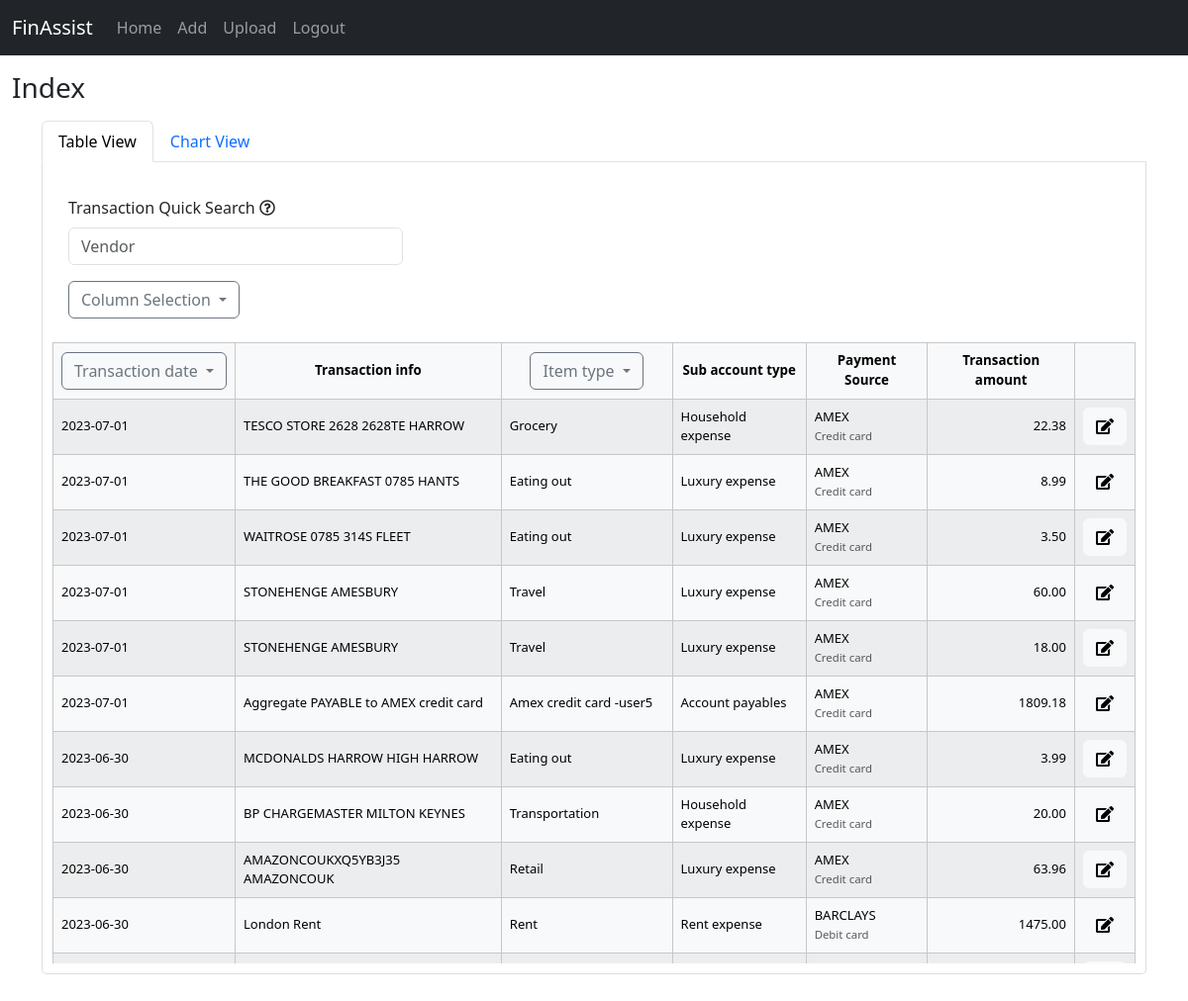
Page / (signed in) on the committed database.
### tables this page shows
CREATE TABLE transactions (
    id INTEGER PRIMARY KEY AUTOINCREMENT,
    file_id INTEGER NOT NULL,
    transaction_date DATE NOT NULL,
    transaction_info TEXT NOT NULL,
    transaction_amount REAL NOT NULL,
    sub_account_item_id INTEGER,
    publish TEXT,
    FOREIGN KEY (file_id) REFERENCES files (id),
    FOREIGN KEY (sub_account_item_id) REFERENCES sub_account_items (id)
);

CREATE TABLE sub_account_items (
    id INTEGER PRIMARY KEY AUTOINCREMENT,
    item_type TEXT NOT NULL,
    sub_account_type TEXT NOT NULL,
    balance_sheet_account_type TEXT NOT NULL,
    source INTEGER NOT NULL
);

CREATE TABLE files (
    id INTEGER PRIMARY KEY AUTOINCREMENT,
    filename TEXT NOT NULL,
    log_session_id INTEGER NOT NULL,
    card_provider TEXT NOT NULL,
    card_type TEXT NOT NULL,
    upload_date DATETIME DEFAULT CURRENT_TIMESTAMP,
    FOREIGN KEY (log_session_id) REFERENCES log_sessions (id)
);

### finassist_f/dataman.py (the view)
@bp.route('/')
@login_required
def index():
    db = get_db()
    transactions = db.execute(
        'SELECT files.id AS file_id, filename, card_provider, card_type, '
        ' transactions.id AS transaction_id, transaction_date, transaction_info, transaction_amount, publish,'
        ' item_type, sub_account_type, balance_sheet_account_type'
        ' FROM transactions JOIN files ON transactions.file_id = files.id '
        ' JOIN sub_account_items ON transactions.sub_account_item_id = sub_account_items.id'
        ' JOIN log_sessions ON files.log_session_id = log_sessions.id'
        ' JOIN users ON log_sessions.user_id = users.id'
        ' WHERE users.id = ?'
        ' AND publish = ?'
        ' ORDER BY transaction_date DESC'
        , (g.user['id'], 'published')
    ).fetchall()
    all_types = db.execute(
        'SELECT item_type FROM sub_account_items WHERE source = 0'
        ' UNION SELECT item_type FROM sub_account_items WHERE source = ?', (g.user['id'],)
    ).fetchall()
    all_item_types = []
    for row in all_types:
        all_item_types.append(row[0])
    if transactions is None:
        flash('NO UPLOADED TRANSACTIONS')
        return render_template('dataman/index.html')
    print('ok')
    return render_template('dataman/index.html', transactions=transactions, table_headers=TABLE_HEADERS, all_item_types=all_item_types)

### finassist_f/auth.py (called while the page is built)
@bp.before_app_request
def load_logged_in_user():
    user_id = session.get('user_id')
    if user_id is None:
        g.user = None
    else:
        g.user = get_db().execute(
            'SELECT *, log_sessions.id as log_session_id FROM users'
            ' JOIN log_sessions ON users.id = log_sessions.user_id'
            ' WHERE users.id = ? ORDER BY login_timestamp DESC', (user_id,)
        ).fetchone()

def login_required(view):
    @functools.wraps(view)
    def wrapped_view(**kwargs):
        if g.user is None:
            return redirect(url_for('auth.login'))
        return view(**kwargs)
    return wrapped_view

### finassist_f/db.py (called while the page is built)
def get_db():
    if 'db' not in g:
        g.db = sqlite3.connect(
            current_app.config['DATABASE'],
            detect_types=sqlite3.PARSE_DECLTYPES
        )
        g.db.row_factory = sqlite3.Row
    return g.db

### finassist_f/templates/dataman/index.html (shortened to what this page needs)
{% extends 'base.html' %}
{% block title %}
    {% block header %} Index {% endblock %}
{% endblock %}
{% block body %}
    <div class="container-lg mt-3">
        <ul class="nav nav-tabs" id="myTab" role="tablist">
            <li id="dashboardTableLi" class="nav-item" role="presentation">
                <button class="nav-link active" id="dashboardTable-tab" data-bs-toggle="tab" data-bs-target="#dashboardTable" type="button" role="tab" aria-controls="dashboardTable" aria-selected="true">Table View</button>
            </li>
            <li id="dashboardChartTabLi" class="nav-item" role="presentation">
                <button class="nav-link" id="dashboardChart-tab" data-bs-toggle="tab" data-bs-target="#dashboardChart" type="button" role="tab" aria-controls="dashboardChart" aria-selected="false">Chart View</button>
            </li>
        </ul>
        <div class="tab-content">
            <div class="tab-pane active" id="dashboardTable" role="tabpanel" aria-labelledby="dashboardTable-tab" tabindex="0">
                <form id="sortForm">
                    <div class="row mb-3 mt-4 px-3">
                        <div class="col">
                            <label class="form-label" for="searchFieldMain">Transaction Quick Search</label>
                            <a tabindex="0" class="far fa-question-circle text-information me-2" data-bs-toggle="popover" data-bs-trigger="focus" title="Keyword for transactions. &#128512;"
                            data-bs-content="Provide a keyword to be able to have a quick search"
                            style="color:inherit; text-decoration: none;"></a>
                            <input autofocus required class="form-control" list="datalistOptions" autocomplete="off" autofocus placeholder="Vendor" type="text" name="vendor_info" id="searchFieldMain" data-table="editTbody">
                        </div>
                        <div class="col-8"></div>
                    </div>
                    <div class="row mb-4 mt-3 px-3">
                        <div class="col">
                            <div class="dropdown" style="z-index: 15;">
                                <button class="btn btn-outline-secondary dropdown-toggle" type="button" data-bs-toggle="dropdown" data-bs-auto-close="true" aria-expanded="false" id="dropdownMenuButton1">
                                    Column Selection
                                </button>
                            </div>
                        </div>
                        <div class="col">
                        </div>
                    </div>
                    <div class="position-relative">
                        <table class="table table-light table-striped table-bordered table-hover" id="transactionTable">
                            <thead class="sticky-top top-0" style="z-index: 10;">
                                <tr class="text-center align-middle" style="font-size: smaller;">
                                    {% for value in table_headers %}
                                        {% if value == 'card_provider' %}
                                    <th scope="col" class="{{ value }}_ header">Payment Source</td>
                                        {% elif value == 'transaction_date' %}
                                    <th scope="col" class="{{ value }} header">
                                        <div class="dropdown" style="z-index: 15;">
                                            <button class="btn btn-outline-secondary dropdown-toggle" type="button" data-bs-toggle="dropdown" data-bs-auto-close="true" aria-expanded="false" id="dropdownMenuButton2">
                                                {{ value.replace("_", " ").capitalize() }}
                                            </button>
                                        </div>
                                    </th>
                                        {% elif value == 'item_type' %}
                                    <th scope="col" class="{{ value }} header">
                                        <div class="dropdown" style="z-index: 15;">
                                            <button class="btn btn-outline-secondary dropdown-toggle" type="button" data-bs-toggle="dropdown" data-bs-auto-close="true" aria-expanded="false" id="dropdownMenuButton3">
                                                {{ value.replace("_", " ").capitalize() }}
                                            </button>
                                        </div>
                                    </th>
                                        {% else %}
                                    <th scope="col" class="{{ value }} header">{{ value.replace("_", " ").capitalize() }}</th>
                                        {% endif %}
                                    {% endfor %}
                                    <th id="deleteBtnHeader"></th>
                                </tr>
                            </thead>
                            <tbody id="editTbody">
                                {% for row in transactions %}
                                <tr id="txRow_{{ row['transaction_id'] }}" class="transactions-row align-middle" style="font-size: small;">
                                    {% for value in table_headers %}
                                        {% if value == 'transaction_amount' %}
                                        <td class="{{ value }}" style="text-align: right;" id="{{ value }}_{{ row['transaction_id'] }}">{{ '%0.2f' | format(row[value]|float) }}</td>
                                        {% elif value == 'item_type' %}
                                        <td class="{{ value }}_selected">{{ row[value].replace("_", " ").capitalize() }}</td>
                                        {% elif value == 'sub_account_type' %}
                                        <td class="{{ value }}" id="{{ value }}_{{ row['transaction_id'] }}">{{ row[value].replace("_", " ").capitalize() }}</td>
                                        {% elif value == 'card_provider' %}
                                        <td class="{{ value }}_" id="{{ value }}_{{ row['transaction_id'] }}">
                                            {{ row[value].replace("_", " ") }}<br>
                                            <small class="text-body-secondary">{{ row['card_type'].replace("_", " ").capitalize() }}</small>
                                        </td>
                                        {% else %}
                                        <td class="{{ value }}" id="{{ value }}_{{ row['transaction_id'] }}">{{ row[value] }}</td>
                                        {% endif %}
                                    {% endfor %}
                                        <td id="deleteBtn_{{ row['transaction_id'] }}" class="deleteBtn">
                                            <button id="edit_{{ row['transaction_id'] }}" type="button" class="btn btn-light edit-btn">
                                                <i class="fas fa-edit"></i>
                                            </button>
                                        </td>
                                </tr>
                                {% endfor %}
                            </tbody>
                        </table>
                    </div>
                </form>
            </div>
        </div>
    </div>
{% endblock %}

### finassist_f/templates/base.html (shortened to what this page needs)
<!DOCTYPE html>
<html lang="en">
<head>
  <link href="https://cdn.jsdelivr.net/npm/bootstrap@5.3.1/dist/css/bootstrap.min.css" rel="stylesheet">
  <link href="../static/style.css" rel="stylesheet">
  <link href="https://use.fontawesome.com/releases/v5.8.1/css/all.css" rel="stylesheet">
</head>
<body>
<nav class="navbar navbar-expand-sm navbar-dark bg-dark">
  <div class="container-fluid">
    <a class="navbar-brand" href="javascript:void(0)">FinAssist</a>
    <div class="collapse navbar-collapse" id="mynavbar">
        <ul class="navbar-nav me-auto">
            {% if g.user %}
            <li class="nav-item">
            <a class="nav-link" href="{{url_for('index')}}">Home</a>
            </li>
            <li class="nav-item">
            <a class="nav-link" href="{{url_for('dataman.add')}}">Add</a>
            </li>
            <li class="nav-item">
                <a class="nav-link" href="{{url_for('fileman.upload')}}">Upload</a>
            </li>
            <li class="nav-item ms-auto">
                <a class="nav-link" href="{{url_for('auth.logout')}}">Logout</a>
            </li>
            {% endif %}
        </ul>
    </div>
  </div>
</nav>
<header>
    <div class="container-fluid mt-3">
        <h3>{% block header %}{% endblock %}</h3>
</header>
  {% block body %}
  {% endblock %}
</body>
</html>

### finassist_f/static/style.css (style rules this page uses)
.tab-pane { height:800px; overflow-y:scroll; width:100%; }
.tab-content { border-left: 1px solid #ddd; border-right: 1px solid #ddd; border-bottom: 1px solid #ddd; border-radius: 0px 0px 5px 5px; padding: 10px; }
.nav-tabs { margin-bottom: 0; }
tr.transactions-row, th.header { cursor: pointer; }

### rows in the picture
transactions: transaction_date "2023-07-01" "TESCO STORE 2628 2628TE HARROW", item_type "Grocery", sub_account_type "Household expense", card_provider "AMEX", card_type.replace "Credit card", transaction_amount "22.38"
transactions: transaction_date "2023-07-01" "THE GOOD BREAKFAST 0785 HANTS", item_type "Eating out", sub_account_type "Luxury expense", card_provider "AMEX", card_type.replace "Credit card", transaction_amount "8.99"
transactions: transaction_date "2023-07-01" "WAITROSE 0785 314S FLEET", item_type "Eating out", sub_account_type "Luxury expense", card_provider "AMEX", card_type.replace "Credit card", transaction_amount "3.50"
transactions: transaction_date "2023-07-01" "STONEHENGE AMESBURY", item_type "Travel", sub_account_type "Luxury expense", card_provider "AMEX", card_type.replace "Credit card", transaction_amount "60.00"
transactions: transaction_date "2023-07-01" "STONEHENGE AMESBURY", item_type "Travel", sub_account_type "Luxury expense", card_provider "AMEX", card_type.replace "Credit card", transaction_amount "18.00"
transactions: transaction_date "2023-07-01" "Aggregate PAYABLE to AMEX credit card", item_type "Amex credit card -user5", sub_account_type "Account payables", card_provider "AMEX", card_type.replace "Credit card", transaction_amount "1809.18"
transactions: transaction_date "2023-06-30" "MCDONALDS HARROW HIGH HARROW", item_type "Eating out", sub_account_type "Luxury expense", card_provider "AMEX", card_type.replace "Credit card", transaction_amount "3.99"
transactions: transaction_date "2023-06-30" "BP CHARGEMASTER MILTON KEYNES", item_type "Transportation", sub_account_type "Household expense", card_provider "AMEX", card_type.replace "Credit card", transaction_amount "20.00"
transactions: transaction_date "2023-06-30" "AMAZONCOUKXQ5YB3J35 AMAZONCOUK", item_type "Retail", sub_account_type "Luxury expense", card_provider "AMEX", card_type.replace "Credit card", transaction_amount "63.96"
transactions: transaction_date "2023-06-30" "London Rent", item_type "Rent", sub_account_type "Rent expense", card_provider "BARCLAYS", card_type.replace "Debit card", transaction_amount "1475.00"

### other values in the picture
{{ value.replace("_", " ").capitalize() }} "Transaction date"
{{ value.replace("_", " ").capitalize() }} "Transaction info" "Sub account type" "Transaction amount"
{{ value.replace("_", " ").capitalize() }} "Item type"
